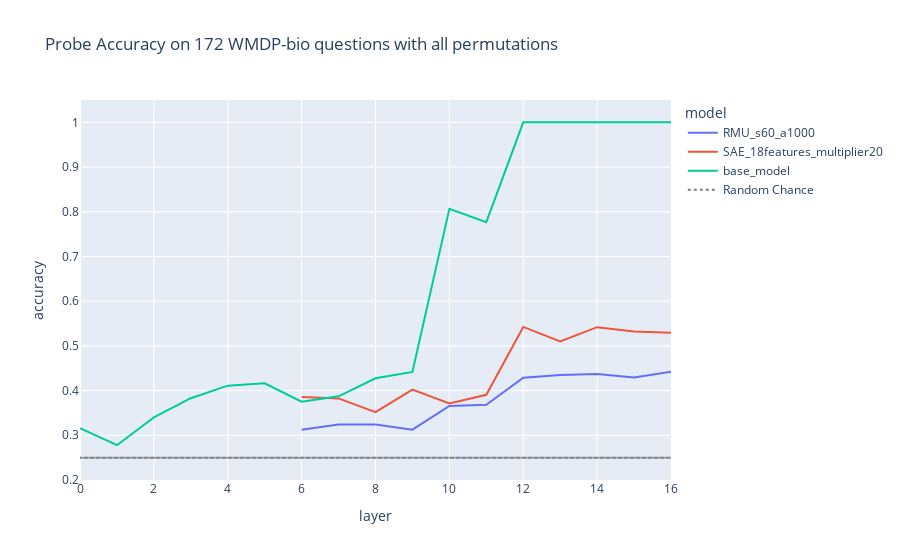

Here is the notebook cell this chart was saved with:
### Code cell
# plot
fig = px.line(df, x='layer', y='accuracy', color='model', title='Probe Accuracy on 172 WMDP-bio questions with all permutations')

# Add a separate trace for the random baseline
fig.add_trace(go.Scatter(
    x=df['layer'], y=[0.25]*len(df), mode='lines',
    line=dict(dash='dot', color='grey'),
    name='Random Chance'
))

# let the y-axis start from 0 to 1
fig.update_yaxes(range=[0.2, 1.05])
fig.show()

### Figure 1 — Plotly figure (JSON) as saved in the notebook; plotly's stock layout.template omitted (floating-point values rounded to 4 significant figures)
{"data": [{"hovertemplate": "model=RMU_s60_a1000<br>layer=%{x}<br>accuracy=%{y}<extra></extra>", "legendgroup": "RMU_s60_a1000", "line": {"color": "#636efa", "dash": "solid"}, "marker": {"symbol": "circle"}, "mode": "lines", "name": "RMU_s60_a1000", "orientation": "v", "showlegend": true, "type": "scatter", "x": [6, 7, 8, 9, 10, 11, 12, 13, 14, 15, 16], "xaxis": "x", "y": [0.3125, 0.3241, 0.3244, 0.3125, 0.3658, 0.3685, 0.4288, 0.4351, 0.437, 0.4293, 0.4421], "yaxis": "y"}, {"hovertemplate": "model=SAE_18features_multiplier20<br>layer=%{x}<br>accuracy=%{y}<extra></extra>", "legendgroup": "SAE_18features_multiplier20", "line": {"color": "#EF553B", "dash": "solid"}, "marker": {"symbol": "circle"}, "mode": "lines", "name": "SAE_18features_multiplier20", "orientation": "v", "showlegend": true, "type": "scatter", "x": [6, 7, 8, 9, 10, 11, 12, 13, 14, 15, 16], "xaxis": "x", "y": [0.3857, 0.3825, 0.3517, 0.4021, 0.3714, 0.3905, 0.5424, 0.5097, 0.5419, 0.532, 0.5296], "yaxis": "y"}, {"hovertemplate": "model=base_model<br>layer=%{x}<br>accuracy=%{y}<extra></extra>", "legendgroup": "base_model", "line": {"color": "#00cc96", "dash": "solid"}, "marker": {"symbol": "circle"}, "mode": "lines", "name": "base_model", "orientation": "v", "showlegend": true, "type": "scatter", "x": [0, 1, 2, 3, 4, 5, 6, 7, 8, 9, 10, 11, 12, 13, 14, 15, 16], "xaxis": "x", "y": [0.3159, 0.2779, 0.3401, 0.383, 0.4111, 0.4164, 0.3752, 0.3871, 0.4276, 0.4419, 0.8064, 0.7766, 1, 1, 1, 1, 1], "yaxis": "y"}, {"line": {"color": "grey", "dash": "dot"}, "mode": "lines", "name": "Random Chance", "type": "scatter", "x": [6, 7, 8, 9, 10, 11, 12, 13, 14, 15, 16, 6, 7, 8, 9, 10, 11, 12, 13, 14, 15, 16, 0, 1, 2, 3, 4, 5, 6, 7, 8, 9, 10, 11, 12, 13, 14, 15, 16], "y": [0.25, 0.25, 0.25, 0.25, 0.25, 0.25, 0.25, 0.25, 0.25, 0.25, 0.25, 0.25, 0.25, 0.25, 0.25, 0.25, 0.25, 0.25, 0.25, 0.25, 0.25, 0.25, 0.25, 0.25, 0.25, 0.25, 0.25, 0.25, 0.25, 0.25, 0.25, 0.25, 0.25, 0.25, 0.25, 0.25, 0.25, 0.25, 0.25]}], "layout": {"legend": {"title": {"text": "model"}, "tracegroupgap": 0}, "title": {"text": "Probe Accuracy on 172 WMDP-bio questions with all permutations"}, "xaxis": {"anchor": "y", "domain": [0, 1], "title": {"text": "layer"}}, "yaxis": {"anchor": "x", "domain": [0, 1], "range": [0.2, 1.05], "title": {"text": "accuracy"}}}}
